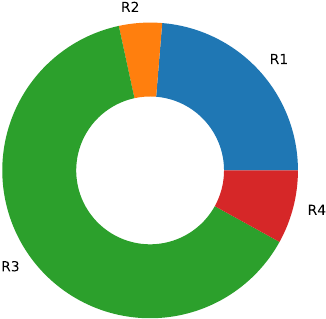

Generate this figure with Python:

import matplotlib.pyplot as plt
from matplotlib.transforms import Affine2D
import numpy as np

R1 = 0.00030*1.7
R2 = 5*10**(-8) * 2024
R3 = 1.9*0.00072
R4 = 91*10**-6*1.9
R = R1+R2+R3+R4
print("R = ",'{0:10e}'.format(R))
vals = [R1*1000, R2*1000, R3*1000, R4*1000]
labels = ["R1", "R2", "R3", "R4"]
fig, ax = plt.subplots()
ax.pie(vals, labels=labels, wedgeprops=dict(width=0.5))
fig.savefig('1.pdf')

R1 = 0.00160*1.45
R2 = 6*10**(-7) * 2024
R3 = 1.6*0.00084
R4 = 61*10**-6*1.6
RR = R1+R2+R3+R4
print("RR = ",'{0:10e}'.format(RR))
vals = [R1*1000, R2*1000, R3*1000, R4*1000]
labels = ["R1", "R2", "R3", "R4"]
fig, ax = plt.subplots()
ax.pie(vals, labels=labels, wedgeprops=dict(width=0.5))
fig.savefig('2.pdf')
plt.show()
